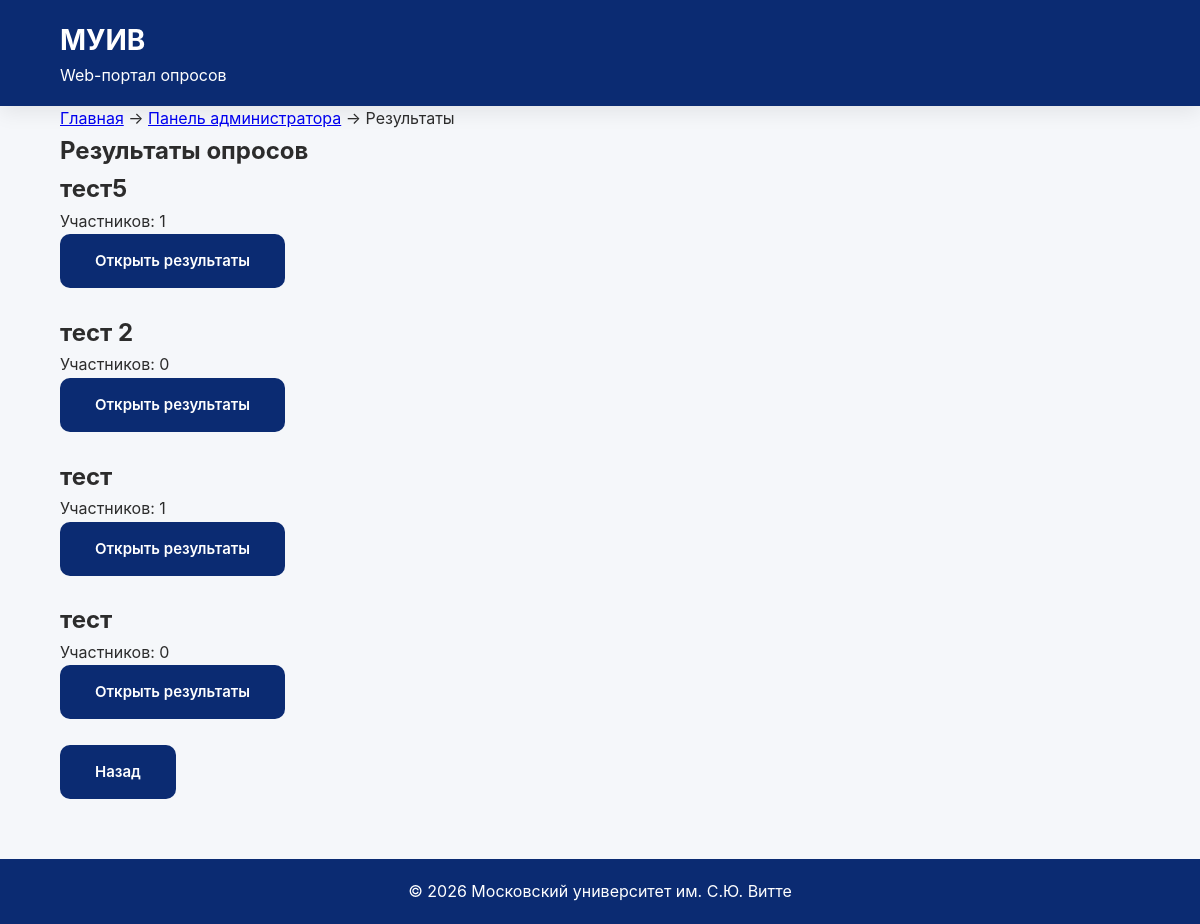
/admin-results.php (signed in), run on the app's committed database.
### tables this page shows
CREATE TABLE `polls` (
  `POLL_ID` int(11) NOT NULL,
  `POLL_TITLE` varchar(150) NOT NULL,
  `POLL_DESCRIPTION` text DEFAULT NULL,
  `POLL_START_DATE` date NOT NULL,
  `POLL_END_DATE` date NOT NULL,
  `POLL_STATUS` varchar(30) NOT NULL,
  `POLL_CAT_ID` int(11) NOT NULL,
  `POLL_USER_ID` int(11) NOT NULL
);

### admin-results.php (the view, shortened to what this page needs)
<?php
require_once __DIR__ . '/db.php';
$sql = "SELECT
            polls.POLL_ID,
            polls.POLL_TITLE,
            COUNT(DISTINCT poll_participants.PART_USER_ID) AS TOTAL_USERS
        FROM polls
        LEFT JOIN poll_participants
            ON polls.POLL_ID = poll_participants.PART_POLL_ID
        GROUP BY polls.POLL_ID, polls.POLL_TITLE
        ORDER BY polls.POLL_ID DESC";
$stmt = $pdo->query($sql);
$results = $stmt->fetchAll(PDO::FETCH_ASSOC);
?>
<!DOCTYPE html>
<html lang="ru">
<head>
    <link rel="stylesheet" href="css/style.css">
</head>
<body>
<header>
    <div class="container">
        <div class="logo">
            <a href="index.php">
                <span>МУИВ</span>
                <small>Web-портал опросов</small>
            </a>
        </div>
    </div>
</header>
<main>
<section class="teacher-panel">
    <div class="container">
        <div class="breadcrumbs">
            <a href="index.php">Главная</a>
            <span>→</span>
            <a href="admin.php">Панель администратора</a>
            <span>→</span>
            <span>Результаты</span>
        </div>
        <h1>Результаты опросов</h1>
        <?php foreach ($results as $result): ?>
            <div class="teacher-card">
                <h2>
                    <?= htmlspecialchars($result['POLL_TITLE']) ?>
                </h2>
                <p>
                    Участников:
                    <?= $result['TOTAL_USERS'] ?>
                </p>
                <a
                    href="results.php?id=<?= $result['POLL_ID'] ?>"
                    class="btn"
                >
                    Открыть результаты
                </a>
            </div>
            <br>
        <?php endforeach; ?>
        <a href="admin.php" class="btn">
            Назад
        </a>
    </div>
</section>
</main>
<footer>
    © 2026 Московский университет им. С.Ю. Витте
</footer>
</body>
</html>

### css/style.css (style rules this page uses)
* { margin: 0; padding: 0; box-sizing: border-box; }
:root { --primary:#0b2b72; --primary-dark:#16235A; --secondary:#8B1E3F; --secondary-dark:#6F1732; --background:#F5F7FA; --white:#FFFFFF; --text:#2C2C2C; --border:#D8DCE5; --radius:12px; --shadow:0 6px 20px rgba(0,0,0,.08); --transition:.25s; }
body { font-family: 'Inter', sans-serif; background:var(--background); color:var(--text); line-height:1.6; }
.container { width:90%; max-width:1200px; margin:auto; }
header { background:var(--primary); color:white; padding:18px 0; box-shadow:var(--shadow); }
header .container { display:flex; justify-content:space-between; align-items:center; }
.logo { font-size:24px; font-weight:700; }
.logo a { display:flex; flex-direction:column; text-decoration:none; color:white; }
.logo span { font-size:28px; color:white; }
.logo small { font-size:16px; font-weight:400; color:white; }
.btn { display:inline-block; background:var(--primary); color:white; padding:15px 35px; border-radius:10px; text-decoration:none; transition:var(--transition); font-weight:600; border:none; font-family:'Inter', sans-serif; font-size:15px; cursor:pointer; }
html { height:100%; }
body { min-height:100%; display:flex; flex-direction:column; }
main { flex:1; }
footer { background:var(--primary); color:white; text-align:center; padding:20px; margin-top:60px; }

### data on the page
polls: POLL_TITLE "тест5", TOTAL_USERS "1"
polls: POLL_TITLE "тест 2", TOTAL_USERS "0"
polls: POLL_TITLE "тест", TOTAL_USERS "1"
polls: POLL_TITLE "тест", TOTAL_USERS "0"
